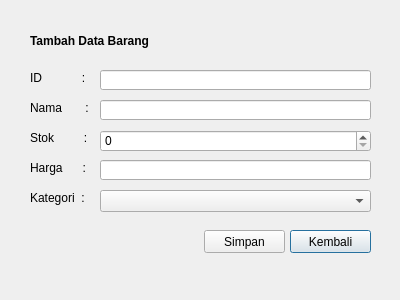
<?xml version="1.0" encoding="UTF-8"?>
<ui version="4.0">
 <class>Dialog</class>
 <widget class="QDialog" name="Dialog">
  <property name="geometry">
   <rect>
    <x>0</x>
    <y>0</y>
    <width>400</width>
    <height>300</height>
   </rect>
  </property>
  <property name="windowTitle">
   <string>Dialog</string>
  </property>
  <widget class="QSpinBox" name="spinBox">
   <property name="geometry">
    <rect>
     <x>100</x>
     <y>130</y>
     <width>271</width>
     <height>22</height>
    </rect>
   </property>
  </widget>
  <widget class="QLineEdit" name="lineEdit_3">
   <property name="geometry">
    <rect>
     <x>100</x>
     <y>160</y>
     <width>271</width>
     <height>20</height>
    </rect>
   </property>
  </widget>
  <widget class="QLabel" name="label_3">
   <property name="geometry">
    <rect>
     <x>30</x>
     <y>100</y>
     <width>61</width>
     <height>16</height>
    </rect>
   </property>
   <property name="text">
    <string>Nama       :</string>
   </property>
  </widget>
  <widget class="QLabel" name="label">
   <property name="geometry">
    <rect>
     <x>30</x>
     <y>30</y>
     <width>131</width>
     <height>21</height>
    </rect>
   </property>
   <property name="font">
    <font>
     <weight>75</weight>
     <bold>true</bold>
    </font>
   </property>
   <property name="text">
    <string>Tambah Data Barang</string>
   </property>
  </widget>
  <widget class="QLabel" name="label_4">
   <property name="geometry">
    <rect>
     <x>30</x>
     <y>130</y>
     <width>61</width>
     <height>16</height>
    </rect>
   </property>
   <property name="text">
    <string>Stok         :</string>
   </property>
  </widget>
  <widget class="QPushButton" name="pushButton_2">
   <property name="geometry">
    <rect>
     <x>290</x>
     <y>230</y>
     <width>81</width>
     <height>23</height>
    </rect>
   </property>
   <property name="text">
    <string>Kembali</string>
   </property>
  </widget>
  <widget class="QLabel" name="label_2">
   <property name="geometry">
    <rect>
     <x>30</x>
     <y>70</y>
     <width>61</width>
     <height>16</height>
    </rect>
   </property>
   <property name="text">
    <string>ID            :</string>
   </property>
  </widget>
  <widget class="QLabel" name="label_6">
   <property name="geometry">
    <rect>
     <x>30</x>
     <y>190</y>
     <width>61</width>
     <height>16</height>
    </rect>
   </property>
   <property name="text">
    <string>Kategori  :</string>
   </property>
  </widget>
  <widget class="QLineEdit" name="lineEdit_2">
   <property name="geometry">
    <rect>
     <x>100</x>
     <y>100</y>
     <width>271</width>
     <height>20</height>
    </rect>
   </property>
  </widget>
  <widget class="QLabel" name="label_5">
   <property name="geometry">
    <rect>
     <x>30</x>
     <y>160</y>
     <width>61</width>
     <height>16</height>
    </rect>
   </property>
   <property name="text">
    <string>Harga      :</string>
   </property>
  </widget>
  <widget class="QLineEdit" name="lineEdit">
   <property name="geometry">
    <rect>
     <x>100</x>
     <y>70</y>
     <width>271</width>
     <height>20</height>
    </rect>
   </property>
  </widget>
  <widget class="QPushButton" name="pushButton">
   <property name="geometry">
    <rect>
     <x>204</x>
     <y>230</y>
     <width>81</width>
     <height>23</height>
    </rect>
   </property>
   <property name="text">
    <string>Simpan</string>
   </property>
  </widget>
  <widget class="QComboBox" name="comboBox">
   <property name="geometry">
    <rect>
     <x>100</x>
     <y>190</y>
     <width>271</width>
     <height>22</height>
    </rect>
   </property>
  </widget>
 </widget>
 <resources/>
 <connections/>
</ui>
